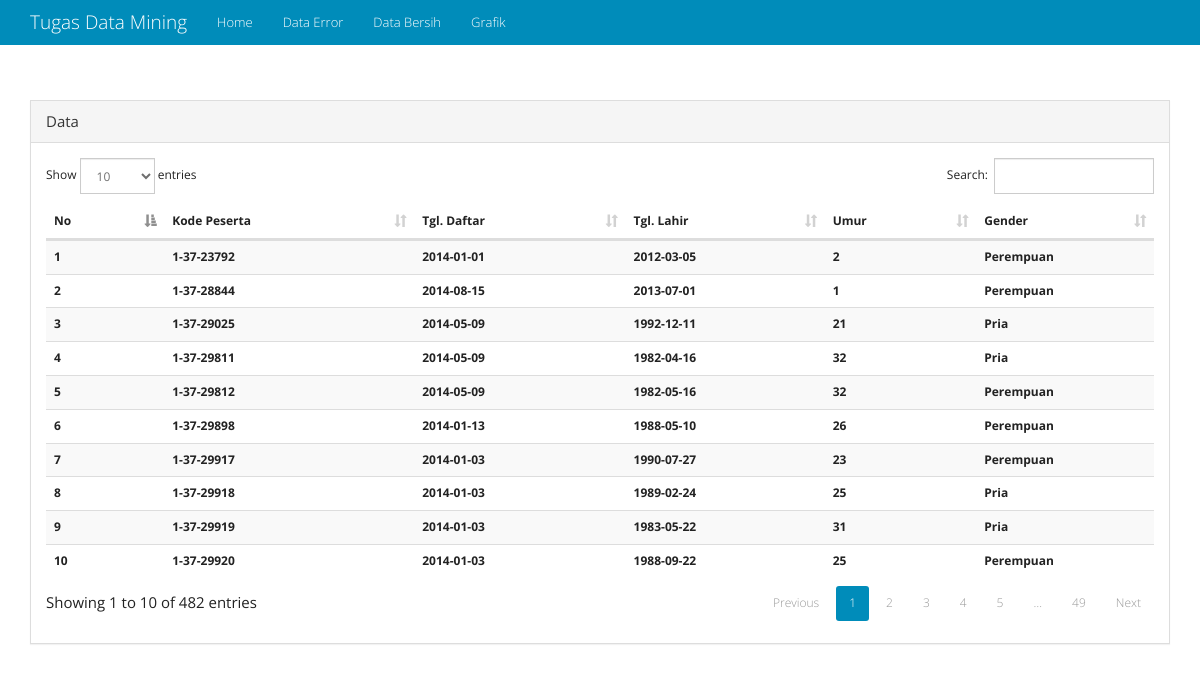
Screenshot of /data_bersih.php with the database file from the repository.
### tables this page shows
CREATE TABLE `table_clean_1` (
  `kd_peserta` varchar(11) DEFAULT NULL,
  `tgl_daftar` date DEFAULT NULL,
  `tgl_lahir` date DEFAULT NULL,
  `umur` int(11) DEFAULT NULL,
  `jenis_kelamin` varchar(9) DEFAULT NULL
);

### data_bersih.php (the view, shortened to what this page needs)
<?php
include("function/connection.php");
include("include/header.php");
 ?>
    <div class="container">
    <div class="row">
    <div class="col-md-12 data-table">
      <div class="panel panel-default">
        <div class="panel-heading">Data</div>
        <div class="panel-body">
        <table class="table table-striped data">
        <thead>
           <tr>
            <th>No</th>
            <th>Kode Peserta</th>
            <th>Tgl. Daftar</th>
            <th>Tgl. Lahir</th>
            <th>Umur</th>
            <th>Gender</th>
          </tr>
        </thead>
        <tbody>
      <?php
      $query = mysqli_query($connect_clean,"SELECT * FROM table_clean_1");
      $no = 1;
      while($row = mysqli_fetch_assoc($query)){
      ?>
          <tr>
            <th><?php echo $no++; ?></th>
            <th><?php echo $row['kd_peserta']; ?></th>
            <th><?php echo $row['tgl_daftar']; ?></th>
            <th><?php echo $row['tgl_lahir']; ?></th>
            <th><?php echo $row['umur']; ?></th>
            <th><?php echo $row['jenis_kelamin']; ?></th>
          </tr>
      <?php
      }
       ?>
       </tbody>
       </table>
      </div>
      </div>
    </div>
    </div>
    </div>
  </body>
</html>

### css/app.css (style rules this page uses)
.data-table { margin-top:100px; }

### rows the page displays
table_clean_1: kd_peserta "1-37-23792", tgl_daftar "2014-01-01", tgl_lahir "2012-03-05", umur "2", jenis_kelamin "Perempuan"
table_clean_1: kd_peserta "1-37-28844", tgl_daftar "2014-08-15", tgl_lahir "2013-07-01", umur "1", jenis_kelamin "Perempuan"
table_clean_1: kd_peserta "1-37-29025", tgl_daftar "2014-05-09", tgl_lahir "1992-12-11", umur "21", jenis_kelamin "Pria"
table_clean_1: kd_peserta "1-37-29811", tgl_daftar "2014-05-09", tgl_lahir "1982-04-16", umur "32", jenis_kelamin "Pria"
table_clean_1: kd_peserta "1-37-29812", tgl_daftar "2014-05-09", tgl_lahir "1982-05-16", umur "32", jenis_kelamin "Perempuan"
table_clean_1: kd_peserta "1-37-29898", tgl_daftar "2014-01-13", tgl_lahir "1988-05-10", umur "26", jenis_kelamin "Perempuan"
table_clean_1: kd_peserta "1-37-29917", tgl_daftar "2014-01-03", tgl_lahir "1990-07-27", umur "23", jenis_kelamin "Perempuan"
table_clean_1: kd_peserta "1-37-29918", tgl_daftar "2014-01-03", tgl_lahir "1989-02-24", umur "25", jenis_kelamin "Pria"
table_clean_1: kd_peserta "1-37-29919", tgl_daftar "2014-01-03", tgl_lahir "1983-05-22", umur "31", jenis_kelamin "Pria"
table_clean_1: kd_peserta "1-37-29920", tgl_daftar "2014-01-03", tgl_lahir "1988-09-22", umur "25", jenis_kelamin "Perempuan"
